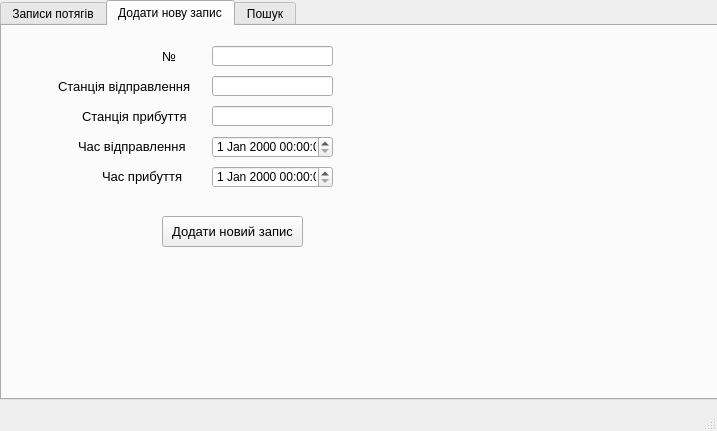
<?xml version="1.0" encoding="UTF-8"?>
<ui version="4.0">
 <class>MainWindow</class>
 <widget class="QMainWindow" name="MainWindow">
  <property name="geometry">
   <rect>
    <x>0</x>
    <y>0</y>
    <width>717</width>
    <height>431</height>
   </rect>
  </property>
  <property name="windowTitle">
   <string>MainWindow</string>
  </property>
  <widget class="QWidget" name="centralwidget">
   <widget class="QTabWidget" name="tabWidget">
    <property name="geometry">
     <rect>
      <x>0</x>
      <y>0</y>
      <width>720</width>
      <height>400</height>
     </rect>
    </property>
    <property name="currentIndex">
     <number>1</number>
    </property>
    <widget class="QWidget" name="tab">
     <attribute name="title">
      <string>Записи потягів</string>
     </attribute>
     <widget class="QTableWidget" name="tableWidget">
      <property name="geometry">
       <rect>
        <x>10</x>
        <y>10</y>
        <width>521</width>
        <height>321</height>
       </rect>
      </property>
     </widget>
     <widget class="QLabel" name="label_6">
      <property name="geometry">
       <rect>
        <x>540</x>
        <y>10</y>
        <width>91</width>
        <height>21</height>
       </rect>
      </property>
      <property name="font">
       <font>
        <pointsize>10</pointsize>
       </font>
      </property>
      <property name="text">
       <string>Сортувати за</string>
      </property>
     </widget>
     <widget class="QComboBox" name="comboBox_2">
      <property name="geometry">
       <rect>
        <x>540</x>
        <y>40</y>
        <width>161</width>
        <height>22</height>
       </rect>
      </property>
      <property name="contextMenuPolicy">
       <enum>Qt::DefaultContextMenu</enum>
      </property>
      <property name="currentText">
       <string>№</string>
      </property>
      <property name="placeholderText">
       <string/>
      </property>
      <item>
       <property name="text">
        <string>№</string>
       </property>
      </item>
      <item>
       <property name="text">
        <string>Станція відправлення</string>
       </property>
      </item>
      <item>
       <property name="text">
        <string>Станція прибуття</string>
       </property>
      </item>
      <item>
       <property name="text">
        <string>Час відправлення</string>
       </property>
      </item>
      <item>
       <property name="text">
        <string>Час прибуття</string>
       </property>
      </item>
     </widget>
     <widget class="QLabel" name="label_7">
      <property name="geometry">
       <rect>
        <x>540</x>
        <y>120</y>
        <width>131</width>
        <height>21</height>
       </rect>
      </property>
      <property name="font">
       <font>
        <pointsize>10</pointsize>
       </font>
      </property>
      <property name="text">
       <string>Видалити за id</string>
      </property>
     </widget>
     <widget class="QPushButton" name="pushButton_3">
      <property name="geometry">
       <rect>
        <x>540</x>
        <y>180</y>
        <width>101</width>
        <height>31</height>
       </rect>
      </property>
      <property name="font">
       <font>
        <pointsize>10</pointsize>
       </font>
      </property>
      <property name="text">
       <string>Видалити</string>
      </property>
     </widget>
     <widget class="QLineEdit" name="lineEdit_6">
      <property name="geometry">
       <rect>
        <x>540</x>
        <y>150</y>
        <width>101</width>
        <height>20</height>
       </rect>
      </property>
      <property name="font">
       <font>
        <pointsize>10</pointsize>
       </font>
      </property>
     </widget>
    </widget>
    <widget class="QWidget" name="tab_2">
     <attribute name="title">
      <string>Додати нову запис</string>
     </attribute>
     <widget class="QLabel" name="label_3">
      <property name="geometry">
       <rect>
        <x>80</x>
        <y>80</y>
        <width>131</width>
        <height>21</height>
       </rect>
      </property>
      <property name="font">
       <font>
        <pointsize>10</pointsize>
       </font>
      </property>
      <property name="text">
       <string>Станція прибуття</string>
      </property>
     </widget>
     <widget class="QLineEdit" name="lineEdit_2">
      <property name="geometry">
       <rect>
        <x>210</x>
        <y>50</y>
        <width>121</width>
        <height>20</height>
       </rect>
      </property>
      <property name="font">
       <font>
        <pointsize>10</pointsize>
       </font>
      </property>
     </widget>
     <widget class="QPushButton" name="pushButton">
      <property name="geometry">
       <rect>
        <x>160</x>
        <y>190</y>
        <width>141</width>
        <height>31</height>
       </rect>
      </property>
      <property name="font">
       <font>
        <pointsize>10</pointsize>
       </font>
      </property>
      <property name="text">
       <string>Додати новий запис</string>
      </property>
     </widget>
     <widget class="QLineEdit" name="lineEdit_3">
      <property name="geometry">
       <rect>
        <x>210</x>
        <y>80</y>
        <width>121</width>
        <height>20</height>
       </rect>
      </property>
      <property name="font">
       <font>
        <pointsize>10</pointsize>
       </font>
      </property>
     </widget>
     <widget class="QLabel" name="label_4">
      <property name="geometry">
       <rect>
        <x>76</x>
        <y>110</y>
        <width>131</width>
        <height>21</height>
       </rect>
      </property>
      <property name="font">
       <font>
        <pointsize>10</pointsize>
       </font>
      </property>
      <property name="text">
       <string>Час відправлення</string>
      </property>
     </widget>
     <widget class="QLabel" name="label_2">
      <property name="geometry">
       <rect>
        <x>56</x>
        <y>50</y>
        <width>151</width>
        <height>21</height>
       </rect>
      </property>
      <property name="font">
       <font>
        <pointsize>10</pointsize>
       </font>
      </property>
      <property name="text">
       <string>Станція відправлення</string>
      </property>
     </widget>
     <widget class="QLabel" name="label">
      <property name="geometry">
       <rect>
        <x>160</x>
        <y>20</y>
        <width>47</width>
        <height>21</height>
       </rect>
      </property>
      <property name="font">
       <font>
        <pointsize>10</pointsize>
       </font>
      </property>
      <property name="text">
       <string>№</string>
      </property>
     </widget>
     <widget class="QLineEdit" name="lineEdit">
      <property name="geometry">
       <rect>
        <x>210</x>
        <y>20</y>
        <width>121</width>
        <height>20</height>
       </rect>
      </property>
      <property name="font">
       <font>
        <pointsize>10</pointsize>
       </font>
      </property>
     </widget>
     <widget class="QLabel" name="label_8">
      <property name="geometry">
       <rect>
        <x>100</x>
        <y>140</y>
        <width>111</width>
        <height>21</height>
       </rect>
      </property>
      <property name="font">
       <font>
        <pointsize>10</pointsize>
       </font>
      </property>
      <property name="text">
       <string>Час прибуття</string>
      </property>
     </widget>
     <widget class="QDateTimeEdit" name="dateTimeEdit">
      <property name="geometry">
       <rect>
        <x>210</x>
        <y>110</y>
        <width>121</width>
        <height>22</height>
       </rect>
      </property>
     </widget>
     <widget class="QDateTimeEdit" name="dateTimeEdit_2">
      <property name="geometry">
       <rect>
        <x>210</x>
        <y>140</y>
        <width>121</width>
        <height>22</height>
       </rect>
      </property>
     </widget>
    </widget>
    <widget class="QWidget" name="tab_3">
     <attribute name="title">
      <string>Пошук</string>
     </attribute>
     <widget class="QPushButton" name="pushButton_2">
      <property name="geometry">
       <rect>
        <x>580</x>
        <y>120</y>
        <width>75</width>
        <height>23</height>
       </rect>
      </property>
      <property name="text">
       <string>Пошук</string>
      </property>
     </widget>
     <widget class="QTableWidget" name="tableWidget_2">
      <property name="geometry">
       <rect>
        <x>10</x>
        <y>10</y>
        <width>521</width>
        <height>321</height>
       </rect>
      </property>
     </widget>
     <widget class="QLabel" name="label_5">
      <property name="geometry">
       <rect>
        <x>540</x>
        <y>10</y>
        <width>101</width>
        <height>21</height>
       </rect>
      </property>
      <property name="font">
       <font>
        <pointsize>10</pointsize>
       </font>
      </property>
      <property name="text">
       <string>Пошук по</string>
      </property>
     </widget>
     <widget class="QLineEdit" name="lineEdit_5">
      <property name="geometry">
       <rect>
        <x>540</x>
        <y>70</y>
        <width>171</width>
        <height>20</height>
       </rect>
      </property>
      <property name="font">
       <font>
        <pointsize>10</pointsize>
       </font>
      </property>
     </widget>
     <widget class="QComboBox" name="comboBox">
      <property name="geometry">
       <rect>
        <x>540</x>
        <y>40</y>
        <width>161</width>
        <height>22</height>
       </rect>
      </property>
      <property name="contextMenuPolicy">
       <enum>Qt::DefaultContextMenu</enum>
      </property>
      <property name="currentText">
       <string>№</string>
      </property>
      <property name="placeholderText">
       <string/>
      </property>
      <item>
       <property name="text">
        <string>№</string>
       </property>
      </item>
      <item>
       <property name="text">
        <string>Станція відправлення</string>
       </property>
      </item>
      <item>
       <property name="text">
        <string>Станція прибуття</string>
       </property>
      </item>
      <item>
       <property name="text">
        <string>Час відправлення</string>
       </property>
      </item>
      <item>
       <property name="text">
        <string>Час прибуття</string>
       </property>
      </item>
     </widget>
    </widget>
   </widget>
  </widget>
  <widget class="QMenuBar" name="menubar">
   <property name="geometry">
    <rect>
     <x>0</x>
     <y>0</y>
     <width>717</width>
     <height>21</height>
    </rect>
   </property>
  </widget>
  <widget class="QStatusBar" name="statusbar"/>
 </widget>
 <resources/>
 <connections/>
</ui>
